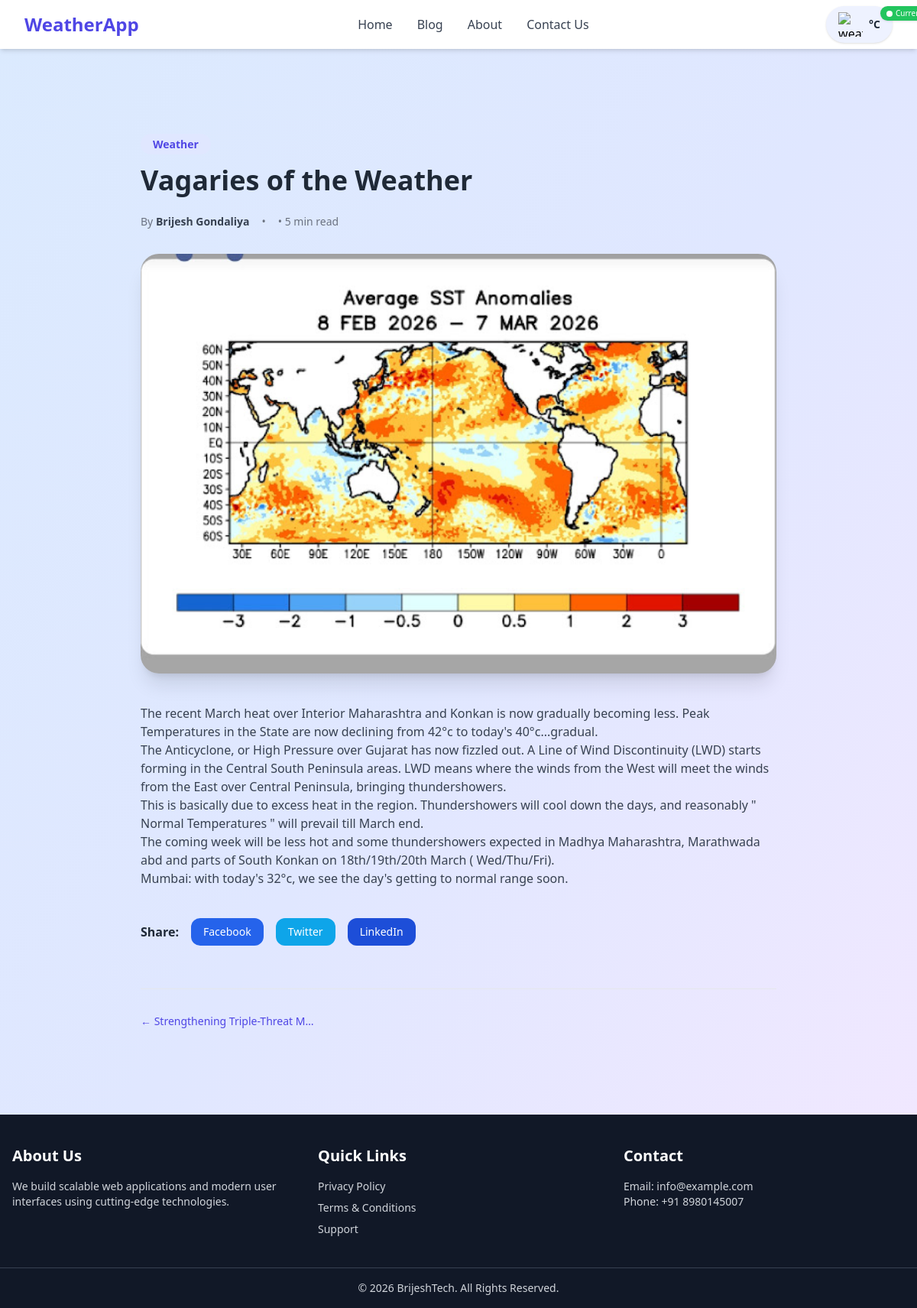
The page /blog/53057cff-f796-4777-8abf-3e6de412515b/ on the database its author committed.
### web/models.py (models this page shows)
class BaseClass(models.Model):
    id = models.CharField(primary_key=True, default=uuid.uuid4)
    create_at = models.DateTimeField(auto_now_add=True)
    update_at = models.DateTimeField(auto_now=True)
    class Meta:
        abstract = True

class Blog(BaseClass):
    category = models.ForeignKey(Category, on_delete=models.CASCADE)
    blog_image = models.ImageField(upload_to="blogs/")
    title = models.CharField(max_length=255, blank=False, null=False)
    content  = models.TextField()
    author = models.CharField(max_length=255, blank=False, null=False)

class Category(BaseClass):
    name = models.CharField(max_length=255, blank=False, null=False)

### web/views.py (the view)
# urls.py: path("blog/<uuid:id>/", blog_detail, name="blog_detail"),
def blog_detail(request, id):
    blog = get_object_or_404(Blog, id=id)
    prev_blog = Blog.objects.filter(id__lt=blog.id).order_by('-id').first()
    next_blog = Blog.objects.filter(id__gt=blog.id).order_by('id').first()
    context = {
        "blog": blog,
        "prev_blog": prev_blog,
        "next_blog": next_blog
    }
    return render(request, "blog_detail.html", context)

### web/templates/blog_detail.html (shortened to what this page needs)
{% extends "layout.html" %}
{% block body %}
<section class="py-16 px-4 sm:px-6 lg:px-8 max-w-4xl mx-auto">
    <div class="mb-4">
        <span class="bg-indigo-100 text-indigo-600 text-sm font-semibold px-4 py-1 rounded-full">
            {{ blog.category.name }}
        </span>
    </div>
    <h1 class="text-3xl sm:text-4xl font-bold text-gray-800 mb-6 leading-tight">
        {{ blog.title }}
    </h1>
    <div class="flex flex-wrap items-center text-gray-500 text-sm gap-4 mb-8">
        <span>
            By <strong class="text-gray-700">{{ blog.author }}</strong>
        </span>
        <span>• {{ blog.created_at|date:"F j, Y" }}</span>
        <span>• 5 min read</span>
    </div>
    <div class="rounded-3xl overflow-hidden shadow-xl mb-10">
        <img src="{{ blog.blog_image.url }}"
             alt="{{ blog.title }}"
             class="w-full object-cover">
    </div>
    <article class="prose prose-lg max-w-none text-gray-700">
        {{ blog.content|linebreaks }}
    </article>
    <div class="mt-10 flex flex-wrap items-center gap-4">
        <span class="font-semibold text-gray-800">Share:</span>
        <a href="#" class="bg-blue-600 text-white px-4 py-2 rounded-xl text-sm hover:opacity-90">
            Facebook
        </a>
        <a href="#" class="bg-sky-500 text-white px-4 py-2 rounded-xl text-sm hover:opacity-90">
            Twitter
        </a>
        <a href="#" class="bg-blue-700 text-white px-4 py-2 rounded-xl text-sm hover:opacity-90">
            LinkedIn
        </a>
    </div>
    <div class="mt-14 border-t pt-8 flex justify-between text-sm">
        {% if prev_blog %}
        <a href="{% url 'blog_detail' prev_blog.id %}" class="text-indigo-600 hover:underline">
            ← {{ prev_blog.title|truncatechars:30 }}
        </a>
        {% endif %}
    </div>
</section>
{% endblock %}

### rows shown on the page
Blog: category.name "Weather", title "Vagaries of the Weather", author "Brijesh Gondaliya", blog_image (picture), content "The recent March heat over Interior Maharashtra and Konkan is now gradually becoming less. Peak Temperatures in the State are now declining from 42°c to today's 40°c...gradual. The Anticyclone, or High Pressure over Gujarat has now fizzled out. A Line of Wind Discontinuity (LWD) starts forming in the Central South Peninsula areas. LWD means where the winds from the West will meet the winds from the East over Central Peninsula, bringing thundershowers. This is basically due to excess heat in the region. Thundershowers will cool down the days, and reasonably \" Normal Temperatures \" will prevail till March end. The coming week will be less hot and some thundershowers expected in Madhya…"
Blog: title "Strengthening Triple-Threat M…"
